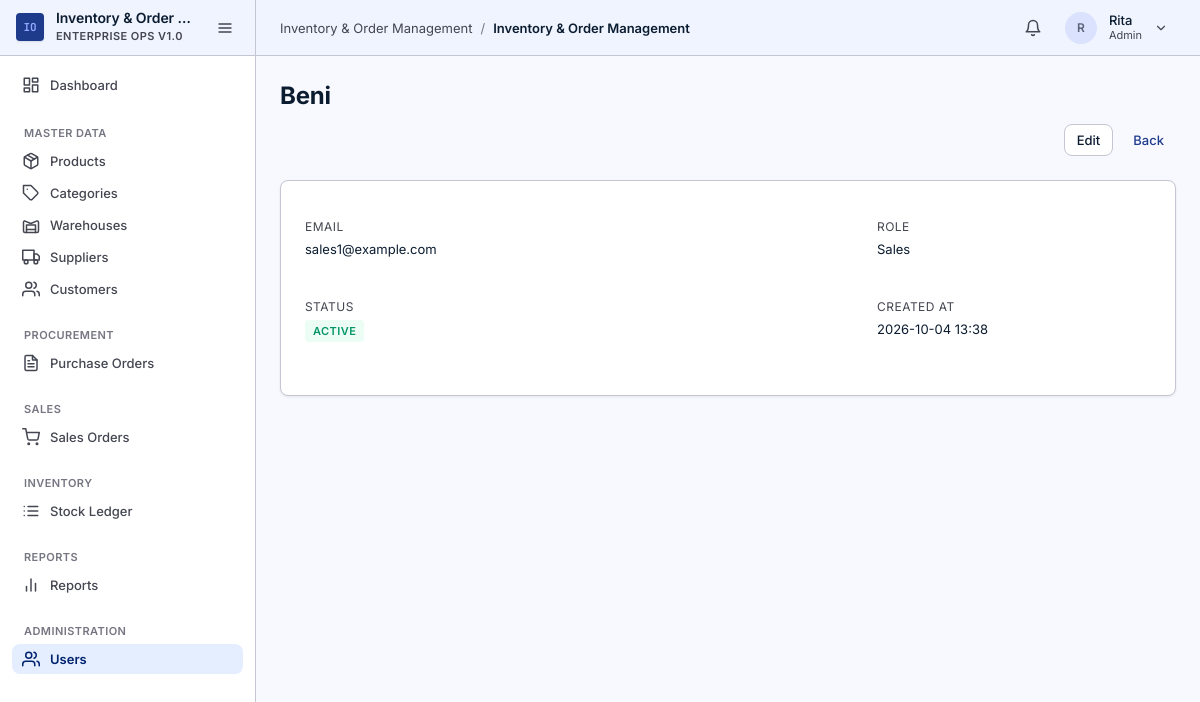
/users/3332 (signed in), run on the app's committed database.
### tables this page shows
CREATE TABLE IF NOT EXISTS users (
    id            BIGINT UNSIGNED NOT NULL AUTO_INCREMENT,
    name          VARCHAR(100)    NOT NULL,
    email         VARCHAR(255)    NOT NULL,
    password_hash VARCHAR(255)    NOT NULL,
    role          ENUM('Admin','Sales','WarehouseStaff') NOT NULL,
    is_active     TINYINT(1)      NOT NULL DEFAULT 1,
    created_by    BIGINT UNSIGNED NULL,
    updated_by    BIGINT UNSIGNED NULL,
    created_at    DATETIME        NOT NULL DEFAULT CURRENT_TIMESTAMP,
    updated_at    DATETIME        NOT NULL DEFAULT CURRENT_TIMESTAMP ON UPDATE CURRENT_TIMESTAMP,
    PRIMARY KEY (id),
    UNIQUE KEY uniq_users_email (email),
    KEY idx_users_role (role),
    KEY idx_users_active (is_active),
    KEY idx_users_name (name),
    KEY idx_users_created_by (created_by),
    KEY idx_users_updated_by (updated_by),
    CONSTRAINT fk_users_created_by FOREIGN KEY (created_by) REFERENCES users(id) ON DELETE SET NULL ON UPDATE CASCADE,
    CONSTRAINT fk_users_updated_by FOREIGN KEY (updated_by) REFERENCES users(id) ON DELETE SET NULL ON UPDATE CASCADE
);

### views/master/users/detail.php (the view, shortened to what the rows shown need)
<div class="page-header">
    <h1 class="page-header__title"><?= htmlspecialchars($user->name, ENT_QUOTES, 'UTF-8') ?></h1>
    <div class="page-header__actions">
        <a class="btn btn--secondary" href="/users/<?= $idObfuscator->encode($user->id) ?>/edit" data-i18n="common.edit">Edit</a>
        <a class="btn btn--tertiary" href="/users" data-i18n="common.back">Back</a>
    </div>
</div>
<div class="card">
    <dl class="detail-grid">
        <div>
            <dt data-i18n="users.email">Email</dt>
            <dd><?= htmlspecialchars($user->email, ENT_QUOTES, 'UTF-8') ?></dd>
        </div>
        <div>
            <dt data-i18n="users.role">Role</dt>
            <dd><?= htmlspecialchars($user->role->label(), ENT_QUOTES, 'UTF-8') ?></dd>
        </div>
        <div>
            <dt data-i18n="common.status">Status</dt>
            <dd>
                <span class="badge <?= $user->isActive ? 'badge--active' : 'badge--inactive' ?>">
                    <?= htmlspecialchars(($user->isActive ? 'Active' : 'Inactive'), ENT_QUOTES, 'UTF-8') ?>
                </span>
            </dd>
        </div>
        <div>
            <dt data-i18n="common.created_at">Created At</dt>
            <dd><?= htmlspecialchars($user->createdAt?->format('Y-m-d H:i') ?? '-', ENT_QUOTES, 'UTF-8') ?></dd>
        </div>
    </dl>
</div>

### views/layouts/main.php (shortened to what the rows shown need)
<?php
$requestUri = $_SERVER['REQUEST_URI'] ?? '/';
$requestPath = parse_url($requestUri, PHP_URL_PATH) ?? '/';
$req = trim($requestPath, '/');
$isActive = static function(string $path) use ($req): bool {
    $p = trim($path, '/');
    return $req === $p || str_starts_with($req, $p . '/');
};
$grantedPermissions = $grantedPermissions ?? [];
$hasPermission = static function(string $key) use ($grantedPermissions): bool {
    return in_array($key, $grantedPermissions, true);
};
$avatarInitials = '';
if ($currentUser !== null) {
    $parts = explode(' ', $currentUser->name);
    $avatarInitials = strtoupper(substr($parts[0] ?? '', 0, 1))
                 . strtoupper(substr($parts[1] ?? '', 0, 1));
}
$roleLabel = $currentUser !== null ? $currentUser->role->label() : '';
$canSeeNotifications = $currentUser !== null
    && ($currentUser->role === \App\Entity\Role::Admin || $currentUser->role === \App\Entity\Role::WarehouseStaff);
$headerTitle = $pageTitle ?? 'Inventory & Order Management';
$assetVersion = static function(): string {
    static $version = null;
    if ($version !== null) {
        return $version;
    }
    $latest = 0;
    $assetsDir = __DIR__ . '/../../public/assets';
    if (is_dir($assetsDir)) {
        $iterator = new \RecursiveIteratorIterator(
            new \RecursiveDirectoryIterator($assetsDir, \FilesystemIterator::SKIP_DOTS)
        );
        foreach ($iterator as $file) {
            if ($file->isFile()) {
                $mtime = $file->getMTime();
                if ($mtime > $latest) {
                    $latest = $mtime;
                }
            }
        }
    }
    return (string) ($latest ?: time());
};
$assetVer = $assetVersion();
?>
<!doctype html>
<html lang="en">
<head>
    <link rel="stylesheet" href="/assets/css/tokens.css?v=<?= htmlspecialchars($assetVer, ENT_QUOTES, 'UTF-8') ?>">
    <link rel="stylesheet" href="/assets/css/components.css?v=<?= htmlspecialchars($assetVer, ENT_QUOTES, 'UTF-8') ?>">
    <link rel="stylesheet" href="/assets/css/main.css?v=<?= htmlspecialchars($assetVer, ENT_QUOTES, 'UTF-8') ?>">
</head>
<body data-page="<?= htmlspecialchars($req, ENT_QUOTES, 'UTF-8') ?>">
<?php if ($currentUser === null): ?>
<header class="app-header">
    <a class="app-header__brand" href="/">
        <svg width="20" height="20" aria-hidden="true"><use href="/assets/img/icons.svg#icon-package"></use></svg>
        <span>Inventory &amp; Order Management</span>
    </a>
    <div class="app-header__actions">
    </div>
</header>
<main class="app-main">
    <?= $content ?>
</main>
<?php else: ?>
<div class="app-shell">
    <aside class="app-sidebar" id="app-sidebar" role="navigation" aria-label="Main navigation">
        <div class="app-sidebar__brand">
            <div class="app-sidebar__brand-inner">
                <div class="app-sidebar__logo" aria-hidden="true">IO</div>
                <div class="app-sidebar__brand-text">
                    <span class="app-sidebar__brand-name">Inventory &amp; Order Management</span>
                    <span class="app-sidebar__brand-sub">Enterprise Ops v1.0</span>
                </div>
            </div>
            <button type="button" class="app-sidebar__toggle" id="sidebar-toggle-btn" aria-label="Toggle sidebar" title="Toggle sidebar">
                <svg width="16" height="16" aria-hidden="true"><use href="/assets/img/icons.svg#icon-menu"></use></svg>
            </button>
        </div>
        <nav class="app-sidebar__nav" aria-label="Primary">
            <div class="nav-group">
                <a class="nav-link nav-link--tall <?= $isActive('dashboard') ? 'is-active' : '' ?>" href="/dashboard">
                    <span class="nav-link__icon">
                        <svg aria-hidden="true"><use href="/assets/img/icons.svg#icon-layout-dashboard"></use></svg>
                    </span>
                    <span class="nav-link__text">Dashboard</span>
                </a>
            </div>
            <div class="nav-group">
                <div class="nav-group__title">Master Data</div>
                <a class="nav-link <?= $isActive('products') ? 'is-active' : '' ?>" href="/products">
                    <span class="nav-link__icon"><svg aria-hidden="true"><use href="/assets/img/icons.svg#icon-package"></use></svg></span>
                    <span class="nav-link__text">Products</span>
                </a>
                <?php if ($hasPermission('master_data.menu')): ?>
                <a class="nav-link <?= $isActive('categories') ? 'is-active' : '' ?>" href="/categories">
                    <span class="nav-link__icon"><svg aria-hidden="true"><use href="/assets/img/icons.svg#icon-tag"></use></svg></span>
                    <span class="nav-link__text">Categories</span>
                </a>
                <a class="nav-link <?= $isActive('warehouses') ? 'is-active' : '' ?>" href="/warehouses">
                    <span class="nav-link__icon"><svg aria-hidden="true"><use href="/assets/img/icons.svg#icon-warehouse"></use></svg></span>
                    <span class="nav-link__text">Warehouses</span>
                </a>
                <a class="nav-link <?= $isActive('suppliers') ? 'is-active' : '' ?>" href="/suppliers">
                    <span class="nav-link__icon"><svg aria-hidden="true"><use href="/assets/img/icons.svg#icon-truck"></use></svg></span>
                    <span class="nav-link__text">Suppliers</span>
                </a>
                <a class="nav-link <?= $isActive('customers') ? 'is-active' : '' ?>" href="/customers">
                    <span class="nav-link__icon"><svg aria-hidden="true"><use href="/assets/img/icons.svg#icon-users"></use></svg></span>
                    <span class="nav-link__text">Customers</span>
                </a>
                <?php endif; ?>
            </div>
            <?php if ($hasPermission('purchase_orders.manage')): ?>
            <div class="nav-group">
                <div class="nav-group__title">Procurement</div>
                <a class="nav-link <?= $isActive('purchase-orders') ? 'is-active' : '' ?>" href="/purchase-orders">
                    <span class="nav-link__icon"><svg aria-hidden="true"><use href="/assets/img/icons.svg#icon-file-text"></use></svg></span>
                    <span class="nav-link__text">Purchase Orders</span>
                </a>
            </div>
            <?php endif; ?>
            <?php if ($hasPermission('sales_orders.menu')): ?>
            <div class="nav-group">
                <div class="nav-group__title">Sales</div>
                <a class="nav-link <?= $isActive('sales-orders') ? 'is-active' : '' ?>" href="/sales-orders">
                    <span class="nav-link__icon"><svg aria-hidden="true"><use href="/assets/img/icons.svg#icon-shopping-cart"></use></svg></span>
                    <span class="nav-link__text">Sales Orders</span>
                </a>
            </div>
            <?php endif; ?>
            <?php if ($hasPermission('stock_ledger.view')): ?>
            <div class="nav-group">
                <div class="nav-group__title">Inventory</div>
                <a class="nav-link <?= $isActive('stock-ledger') ? 'is-active' : '' ?>" href="/stock-ledger">
                    <span class="nav-link__icon"><svg aria-hidden="true"><use href="/assets/img/icons.svg#icon-list"></use></svg></span>
                    <span class="nav-link__text">Stock Ledger</span>
                </a>
            </div>
            <?php endif; ?>
            <?php if ($hasPermission('reports.stock_ledger.view') || $hasPermission('reports.sales_orders.view') || $hasPermission('reports.purchase_orders.view')): ?>
            <div class="nav-group">
                <div class="nav-group__title">Reports</div>
                <a class="nav-link <?= $isActive('reports') ? 'is-active' : '' ?>" href="/reports">
                    <span class="nav-link__icon"><svg aria-hidden="true"><use href="/assets/img/icons.svg#icon-bar-chart"></use></svg></span>
                    <span class="nav-link__text">Reports</span>
                </a>
            </div>
            <?php endif; ?>
            <?php if ($hasPermission('users.manage')): ?>
            <div class="nav-group">
                <div class="nav-group__title">Administration</div>
                <a class="nav-link <?= $isActive('users') ? 'is-active' : '' ?>" href="/users">
                    <span class="nav-link__icon"><svg aria-hidden="true"><use href="/assets/img/icons.svg#icon-users"></use></svg></span>
                    <span class="nav-link__text">Users</span>
                </a>
            </div>
            <?php endif; ?>
        </nav>
    </aside>
    <div class="app-main">
        <header class="app-header">
            <nav class="app-header__breadcrumb" aria-label="Breadcrumb">
                <a href="/dashboard">Inventory &amp; Order Management</a>
                <span class="app-header__breadcrumb-sep" aria-hidden="true">/</span>
                <span class="app-header__breadcrumb-current"><?= htmlspecialchars($headerTitle, ENT_QUOTES, 'UTF-8') ?></span>
            </nav>
            <div class="app-header__actions">
                <?php if ($canSeeNotifications): ?>
                <div class="notif-menu" id="notif-menu">
                    <button type="button" class="icon-btn icon-btn--icon-only notif-menu__trigger" id="notif-menu-btn" aria-haspopup="true" aria-expanded="false" aria-controls="notif-menu-dropdown" aria-label="Notifications">
                        <svg width="18" height="18" aria-hidden="true"><use href="/assets/img/icons.svg#icon-bell"></use></svg>
                    </button>
                </div>
                <?php endif; ?>
                <div class="account-menu" id="account-menu">
                    <button type="button" class="user-info user-info--trigger" id="account-menu-btn" aria-haspopup="true" aria-expanded="false" aria-controls="account-menu-dropdown">
                        <div class="user-info__avatar" aria-hidden="true">
                            <?= htmlspecialchars($avatarInitials, ENT_QUOTES, 'UTF-8') ?>
                        </div>
                        <div class="user-info__meta">
                            <span class="user-info__name"><?= htmlspecialchars($currentUser->name, ENT_QUOTES, 'UTF-8') ?></span>
                            <span class="user-info__role"><?= htmlspecialchars($roleLabel, ENT_QUOTES, 'UTF-8') ?></span>
                        </div>
                        <span class="account-menu__chevron" aria-hidden="true">
                            <svg width="14" height="14" aria-hidden="true"><use href="/assets/img/icons.svg#icon-chevron-down"></use></svg>
                        </span>
                    </button>
                </div>
            </div>
        </header>
        <div class="app-content">
            <?= $content ?>
        </div>
    </div>
</div>
<?php endif; ?>
</body>
</html>

### data on the page
users: name "R", name "Rita"
users: name "Beni", email "sales1@example.com", is_active "ACTIVE"

### other printed values
$headerTitle "Inventory & Order Management"
$roleLabel "Admin"
$user->role->label() "Sales"
$user->createdAt?->format('Y-m-d H:i') "2026-10-04 13:38"
